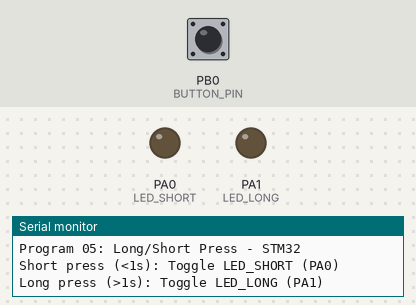
Simulated run of this program. Board: STM32 Blue Pill. Parts: output pins drawn as LEDs (lit = HIGH), the last lines printed to the serial monitor. The inputs (shaded band) are chosen by the test bench; at power-on: PB0 (BUTTON_PIN) HIGH.

Above: at 3.2 s.
3.3 s: PB0 (BUTTON_PIN) pulled LOW for 0.15 s
At 3.9 s:
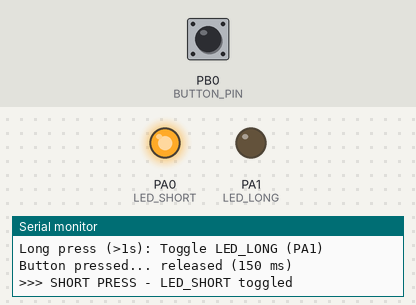
5.0 s: PB0 (BUTTON_PIN) pulled LOW for 1 s
At 6.4 s:
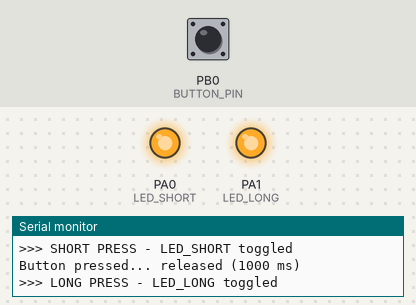
7.5 s: PB0 (BUTTON_PIN) pulled LOW for 0.15 s
At 8.3 s:
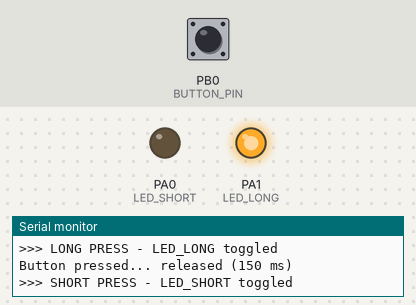
9.2 s: PB0 (BUTTON_PIN) pulled LOW for 3.2 s
At 13.7 s:
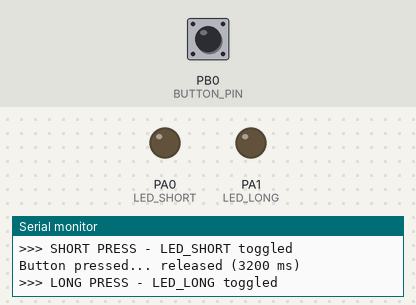
Timing chart, 0 to 14.9 s (numbered marks = the images above; inputs shaded):
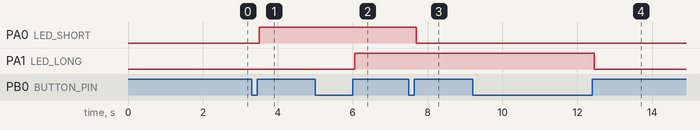

Measured:
- after the input at 3.3 s, PA0 (LED_SHORT): LOW → HIGH after 0.20 s
- after the input at 5.0 s, PA1 (LED_LONG): LOW → HIGH after 1.1 s
- after the input at 7.5 s, PA0 (LED_SHORT): HIGH → LOW after 0.20 s
- after the input at 9.2 s, PA1 (LED_LONG): HIGH → LOW after 3.3 s

The program:

main.cpp
```cpp
/**
 * @file main.cpp
 * @brief Program 05: Long/Short Press Detection - STM32
 */

#include <Arduino.h>

#define BUTTON_PIN      PB0
#define LED_SHORT       PA0     // Short press LED
#define LED_LONG        PA1     // Long press LED
#define DEBOUNCE_MS     50
#define LONG_PRESS_MS   1000

bool buttonPressed = false;
unsigned long pressStartTime = 0;
unsigned long lastDebounce = 0;
bool lastState = HIGH;

void setup() {
    Serial.begin(115200);
    delay(2000);

    Serial.println("Program 05: Long/Short Press - STM32");

    pinMode(BUTTON_PIN, INPUT_PULLUP);
    pinMode(LED_SHORT, OUTPUT);
    pinMode(LED_LONG, OUTPUT);

    digitalWrite(LED_SHORT, LOW);
    digitalWrite(LED_LONG, LOW);

    Serial.println("Short press (<1s): Toggle LED_SHORT (PA0)");
    Serial.println("Long press (>1s): Toggle LED_LONG (PA1)\n");
}

void loop() {
    bool currentState = digitalRead(BUTTON_PIN);

    if (currentState != lastState) {
        lastDebounce = millis();
    }

    if ((millis() - lastDebounce) > DEBOUNCE_MS) {
        if (currentState == LOW && !buttonPressed) {
            buttonPressed = true;
            pressStartTime = millis();
            Serial.print("Button pressed... ");
        }

        if (currentState == HIGH && buttonPressed) {
            buttonPressed = false;
            unsigned long duration = millis() - pressStartTime;
            Serial.printf("released (%lu ms)\n", duration);

            if (duration >= LONG_PRESS_MS) {
                digitalWrite(LED_LONG, !digitalRead(LED_LONG));
                Serial.println(">>> LONG PRESS - LED_LONG toggled");
            } else {
                digitalWrite(LED_SHORT, !digitalRead(LED_SHORT));
                Serial.println(">>> SHORT PRESS - LED_SHORT toggled");
            }
        }
    }

    lastState = currentState;
}
```
